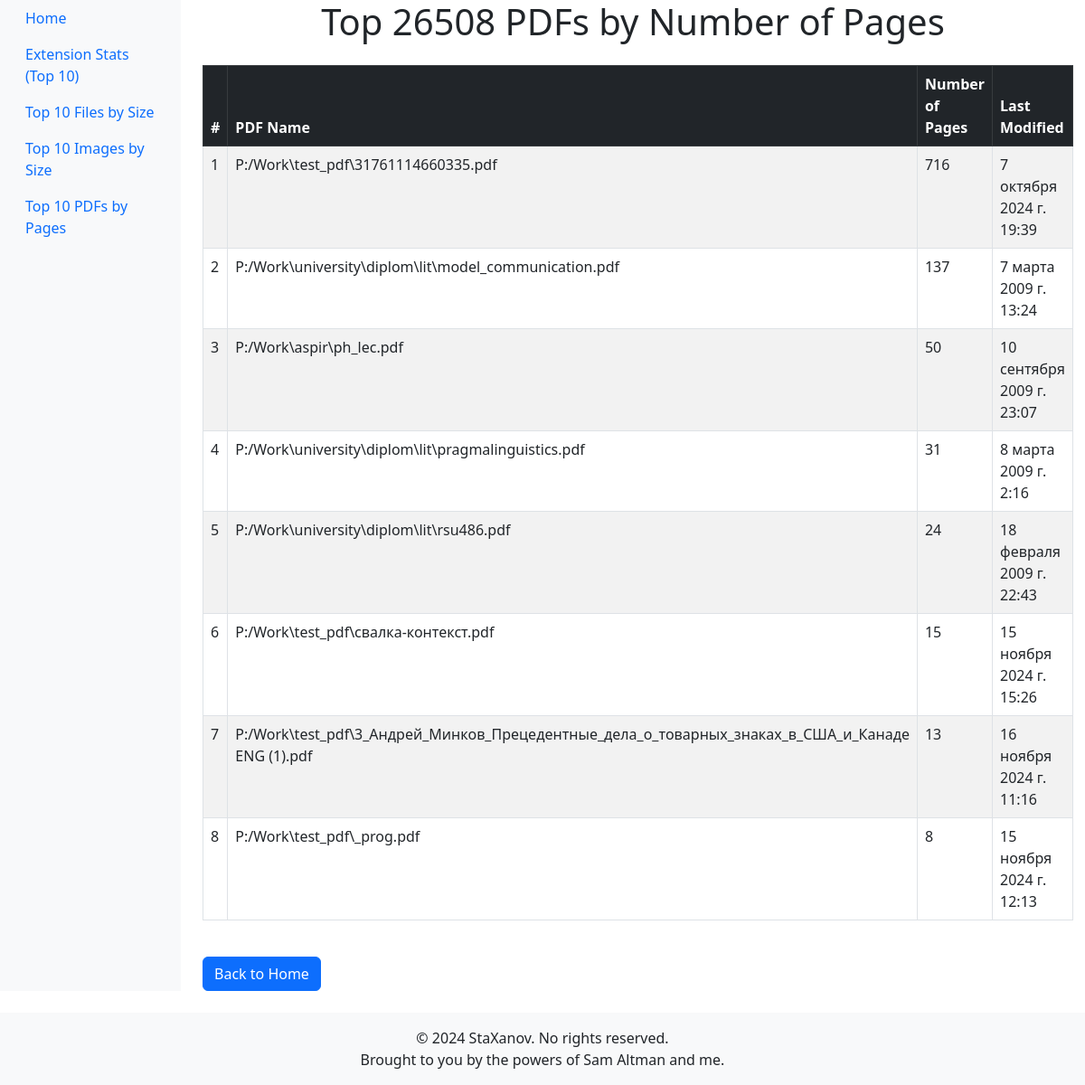
The page /stknapp/top/26508/bypages/ on the database its author committed.
### stknapp/models.py (models this page shows, shortened)
class FileInfo(models.Model):
    path = models.CharField(max_length=200)
    extension = models.CharField(max_length=10, null=True, blank=True)
    is_folder = models.BooleanField(null=True)
    size = models.FloatField()
    last_modified = models.DateTimeField(null=True, blank=True)
    created_time = models.DateTimeField(auto_now_add=True)
    is_container = models.BooleanField(null=True, blank=True)
    parent_object = models.CharField(null=True, blank=True, max_length=200)
    within_container = models.BooleanField(null=True)
    Office_last_mod_time = models.DateTimeField(null=True, blank=True)
    Office_last_mod_by = models.CharField(max_length=50, null=True, blank=True)
    XLS_num_sheets = models.IntegerField(null=True, blank=True)
    PDF_num_pages = models.IntegerField(null=True, blank=True)
    PDF_layout = models.CharField(max_length=20, null=True, blank=True)
    MP3_track_title = models.CharField(max_length=100, null=True, blank=True)
    MP3_artist = models.CharField(max_length=100, null=True, blank=True)
    MP3_duration = models.CharField(max_length=10, null=True, blank=True)
    AUD_bitrate = models.CharField(max_length=10, null=True, blank=True)
    IMG_size = models.FloatField(null=True, blank=True)
    IMG_dpi = models.CharField(max_length=10, null=True, blank=True)
    IMG_device = models.CharField(max_length=20, null=True, blank=True)

### stknapp/views.py (the view)
# urls.py: path("top/<int:num>/bypages/", views.pagetop, name="pagetop"),
def pagetop(request, num):
    try:
        num = int(num)  # строку в инт
        top_pdfs = FileInfo.objects.filter(PDF_num_pages__isnull=False).order_by('-PDF_num_pages')[:num]
        context = {
            "top_pdfs": top_pdfs,
            "num": num,
        }
        return render(request, "pagetop.html", context)
    except ValueError:
        return render(request, "pagetop.html", {"error": "Invalid number of PDFs specified."})

### stknapp/templates/pagetop.html (shortened to what this page needs)
{% extends "base.html" %}
{% block content %}
<h1 class="text-center">Top {{ num }} PDFs by Number of Pages</h1>
{% if top_pdfs %}
    <table class="table table-striped table-bordered mt-4">
        <thead class="table-dark">
            <tr>
                <th>#</th>
                <th>PDF Name</th>
                <th>Number of Pages</th>
                <th>Last Modified</th>
            </tr>
        </thead>
        <tbody>
            {% for pdf in top_pdfs %}
                <tr>
                    <td>{{ forloop.counter }}</td>
                    <td>{{ pdf.path }}</td>
                    <td>{{ pdf.PDF_num_pages }}</td>
                    <td>{{ pdf.last_modified }}</td>
                </tr>
            {% endfor %}
        </tbody>
    </table>
{% else %}
    <p class="text-center mt-4">No PDFs found.</p>
{% endif %}
<a href="/stknapp" class="btn btn-primary mt-4">Back to Home</a>
{% endblock %}

### rows shown on the page
FileInfo: path "P:/Work\\test_pdf\\31761114660335.pdf", PDF_num_pages "716", last_modified "7 октября 2024 г. 19:39"
FileInfo: path "P:/Work\\university\\diplom\\lit\\model_communication.pdf", PDF_num_pages "137", last_modified "7 марта 2009 г. 13:24"
FileInfo: path "P:/Work\\aspir\\ph_lec.pdf", PDF_num_pages "50", last_modified "10 сентября 2009 г. 23:07"
FileInfo: path "P:/Work\\university\\diplom\\lit\\pragmalinguistics.pdf", PDF_num_pages "31", last_modified "8 марта 2009 г. 2:16"
FileInfo: path "P:/Work\\university\\diplom\\lit\\rsu486.pdf", PDF_num_pages "24", last_modified "18 февраля 2009 г. 22:43"
FileInfo: path "P:/Work\\test_pdf\\свалка-контекст.pdf", PDF_num_pages "15", last_modified "15 ноября 2024 г. 15:26"
FileInfo: path "P:/Work\\test_pdf\\3_Андрей_Минков_Прецедентные_дела_о_товарных_знаках_в_США_и_Канаде ENG (1).pdf", PDF_num_pages "13", last_modified "16 ноября 2024 г. 11:16"
FileInfo: path "P:/Work\\test_pdf\\_prog.pdf", PDF_num_pages "8", last_modified "15 ноября 2024 г. 12:13"
